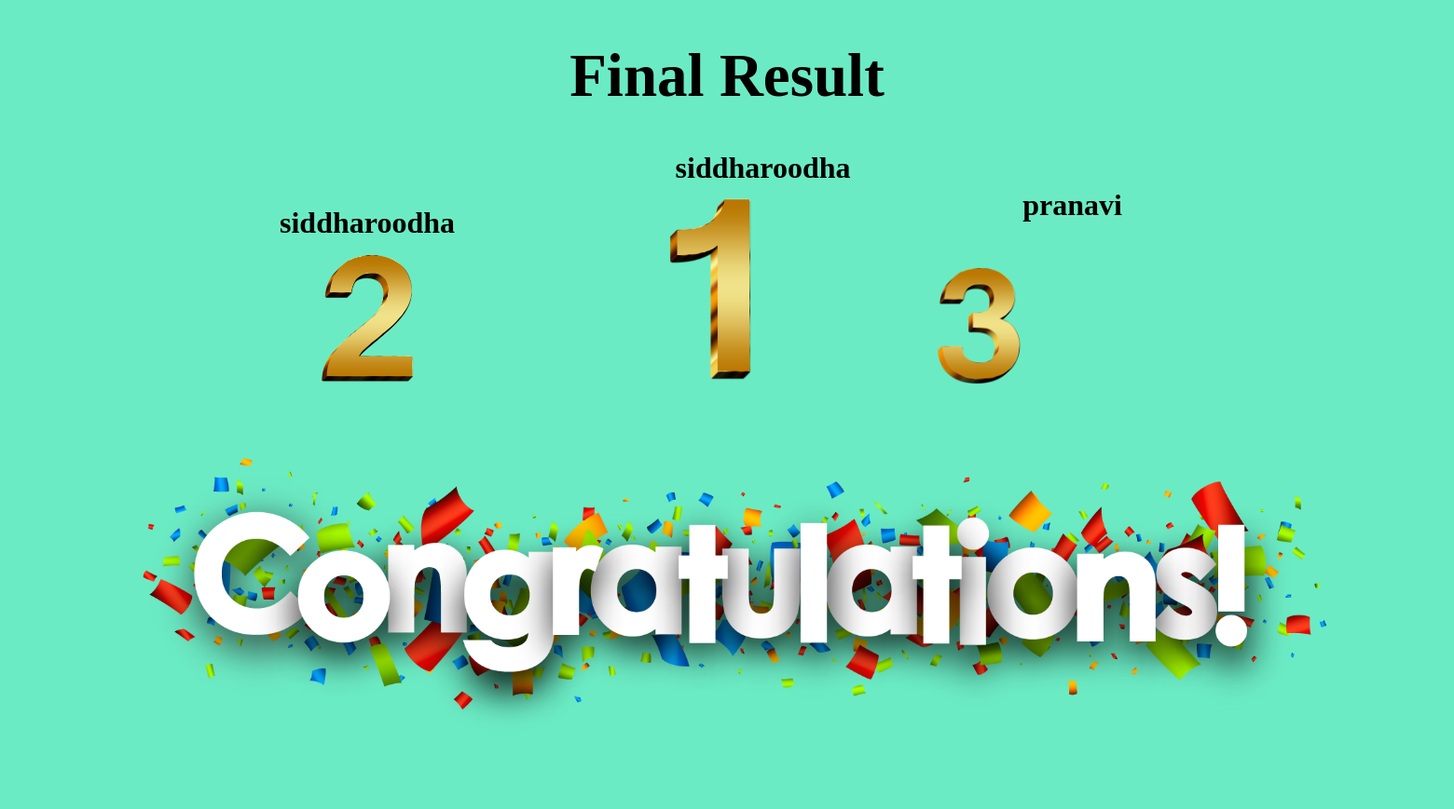
The page /result on the database as committed earlier.
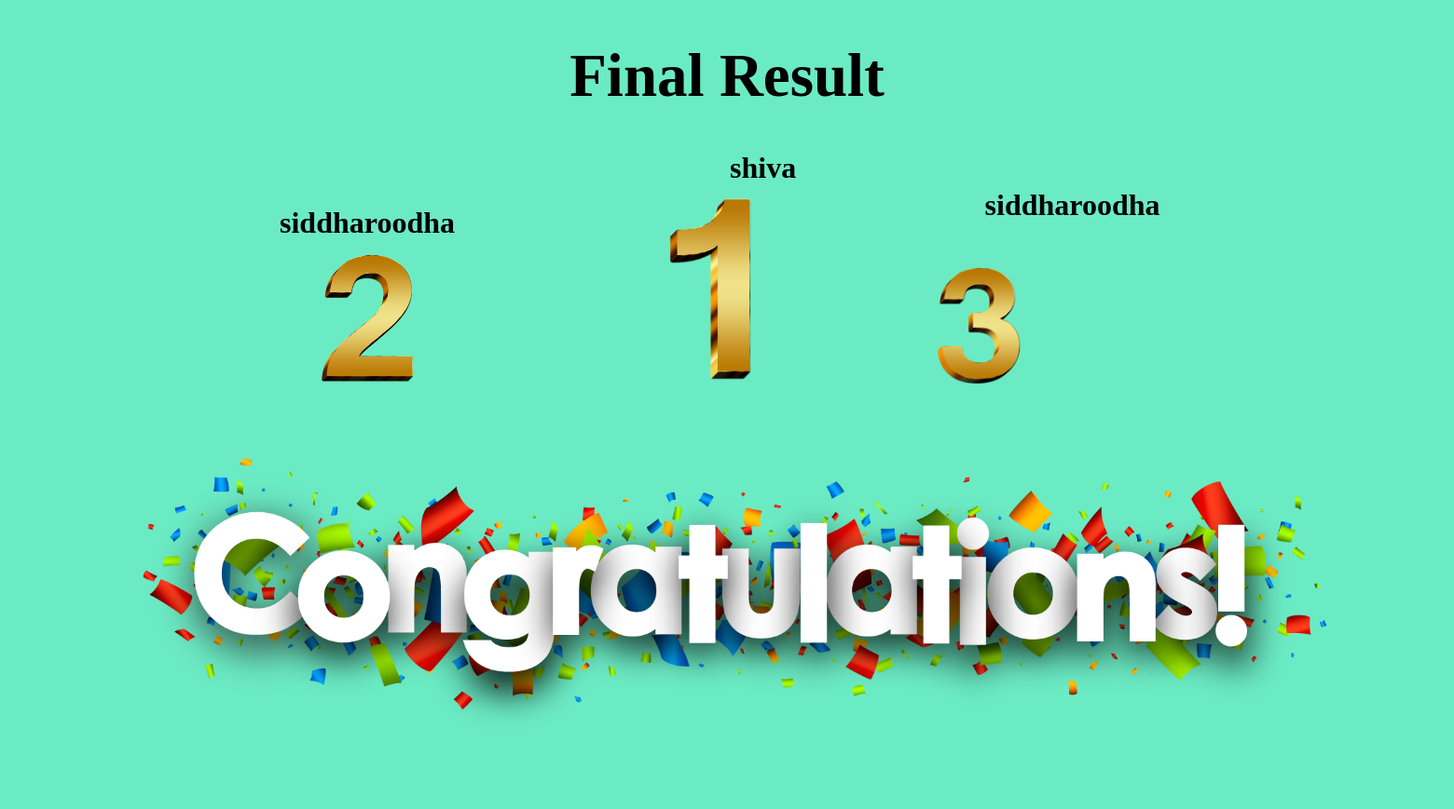
The same page on the database as committed later.
### tongue/models.py (models this page shows)
class participant(models.Model):
    p_name=models.CharField(max_length=100)
    time=models.TimeField()

### tongue/views.py (the view)
# urls.py: path("result",views.result),
def result(request):
    part=participant.objects.all()
    part=part.order_by('time')
    count=0
    parti=[]
    for i in part:
        if count==3:
            break
        hh,mm,ss=i.time.hour,i.time.minute,i.time.second
        if hh<10:
            hh="0"+str(hh)
        else:
            hh=str(hh)
        if mm<10:
            mm='0'+str(mm)
        else:
            mm=str(mm)
        if ss<10:
            ss='0'+str(ss)
        else:
            ss=str(ss)
        parti.append([count+1,i.p_name,hh+'-'+mm+'-'+ss])
        count+=1
    print("out put list",parti)
    try:
        first=parti[0][1]
    except:
        first=' '
    try:
        second=parti[1][1]
    except:
        second=' '
    try:
        third=parti[2][1]
    except:
        third=' '
    return render(request,'result.html',{'first':first,'second':second,'third':third})

### templates/result.html (shortened to what this page needs)
{% load static %}
<!DOCTYPE html>
<html lang=""en-US>
<head>
</head>
<body style="text-align: center; background-color: rgb(107, 235, 196);">
    <h1 style="font-size: 65px;">Final Result</h1>
                <h1 id="first">{{first}}</h1>
                <h1 id="second">{{second}}</h1>
                <h1 id="third">{{third}}</h1>
                <div style="margin-left: -50%;">
                <img src='{% static "2b.png"%}' width="7%" height="7%" >
                </div>
                <div style="margin-top: -15%;">
                <img src='{% static "1a.png"%}' width="15%" height="15%">
            </div>
            <div style="margin-top: -10%; margin-right: -35%;">
                <img src='{% static "3c.png"%}' width="7%" height="7%">
            </div>
<img src='{% static "2.png"%}' width="90%" height="90%">
</body>
</html>

Rows that differ between the two databases and show on the page:
removed participant: p_name "pranavi"
added participant: p_name "shiva"
